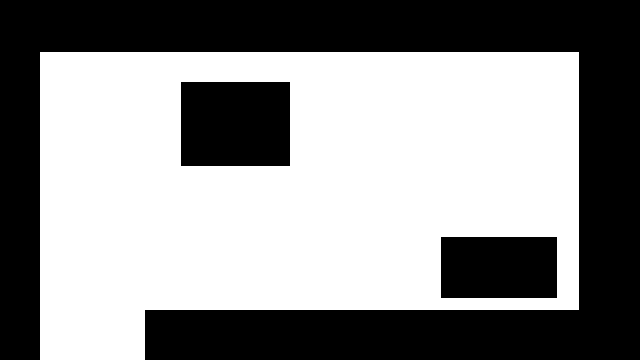
#> input picture data/maps/map1.png, 640 x 360 px
$ python astar.py
#> lines starting #> are read from the running program, lines starting #| are printed output that depends on the picture; after the words box and inside, x2 and y2 are one past the last pixel; in counts of white or black regions, pixels touching at a corner belong together
from typing import List

import numpy as np
import matplotlib.pyplot as plt
from pathfinding.core.grid import Grid
from pathfinding.finder.a_star import AStarFinder
from pathfinding.core.diagonal_movement import DiagonalMovement
from PIL import Image
from scipy.ndimage import binary_dilation


class PathGenerator:
    def __init__(self,
                 start_p: tuple[int, int],
                 target_p: tuple[int, int],
                 finish_p: tuple[int, int],
                 impath: str = "../data/maps/map1.png"):

        self.start: tuple[int, int] = start_p
        self.target: tuple[int, int] = target_p
        self.finish: tuple[int, int] = finish_p

        self.start_node = None
        self.target_node = None
        self.finish_node = None

        self.cell_size_cm: int = 1  # Предполагаем, что 1 клетка = 1 см
        self.robot_size_cm: int = 50  # Размер робота 50 см

        self.impath: str = impath
        self.binary_map_arr = None
        self._dilated_map_arr = None


    # Загрузка png карты
    def _load_map_as_numpy(self) -> None:
        img = Image.open(self.impath).convert('L')  # 'L' = 8-bit grayscale
#> img: PIL image 640x360 L; 55.6% white; 3 black regions, box (x1, y1, x2, y2) and area: (0, 0, 640, 360) 86088, (181, 82, 290, 166) 9156, (441, 237, 557, 298) 7076
        array = np.array(img)  # значения 0..255, где 0 = чёрный
        # array = np.flipud(array)  # ← ПЕРЕВОРАЧИВАЕМ!
        self.binary_map_arr = (array > 50).astype(np.uint8)  # 50 — порог


    # Расширение препятствий на размер нашего робота
    def _dilate_map(self) -> None:
        dilation_radius = int(np.ceil(self.robot_size_cm / 2 / self.cell_size_cm))
        obstacle_map = 1 - self.binary_map_arr
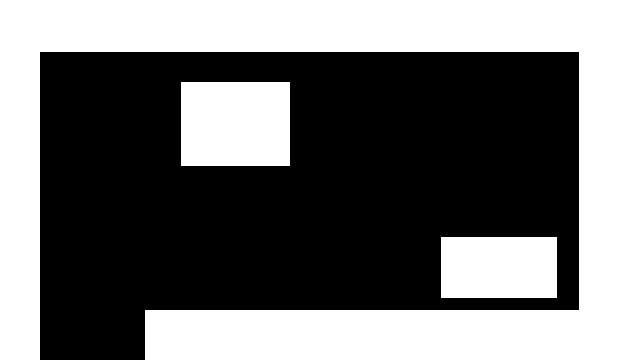
#> obstacle_map: shape (360, 640); values 0 (black) and 1 (white), 44.4% white; 3 white regions, box (x1, y1, x2, y2) and area: (0, 0, 640, 360) 86088, (181, 82, 290, 166) 9156, (441, 237, 557, 298) 7076
        structure = np.ones((dilation_radius * 2 + 1, dilation_radius * 2 + 1), dtype=bool)
        dilated_obstacles = binary_dilation(obstacle_map, structure=structure)
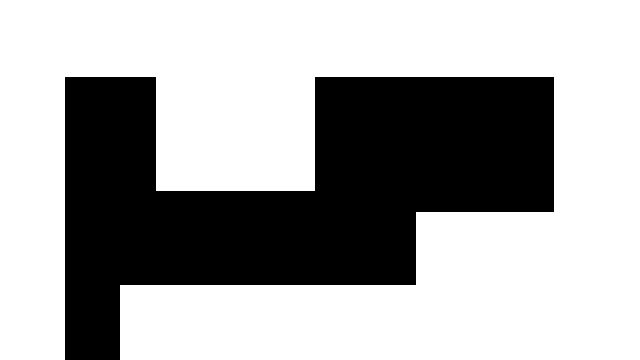
#> dilated_obstacles: shape (360, 640) bool; 66.3% white; 1 black region, box (x1, y1, x2, y2) and area: (65, 77, 554, 360) 77637
        self._dilated_map_arr = 1 - dilated_obstacles.astype(np.uint8)


    # [20 lines of commented-out code are left out]

    def _simplify_path(self, points):
        if len(points) < 3:
            return points[:]

        simplified = [points[0]]
        for i in range(1, len(points) - 1):
            x0, y0 = points[i - 1]
            x1, y1 = points[i]
            x2, y2 = points[i + 1]

            # Векторное произведение
            if (x1 - x0) * (y2 - y1) - (x2 - x1) * (y1 - y0) != 0:
                simplified.append(points[i])

        simplified.append(points[-1])
        return simplified

    def get_path(self) -> tuple[list[int], list[int]]:
        self._load_map_as_numpy()

        # Создаём карту с учётом размера робота
        self._dilate_map()

        # Создаём grid на основе модифицированной карты
#> (the run stopped early here; a loop or call above may not have finished)
